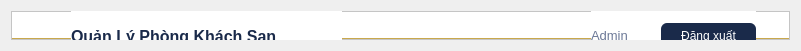
        <widget class="QWidget" name="verticalLayoutWidget">
         <property name="geometry">
          <rect>
           <x>0</x>
           <y>0</y>
           <width>801</width>
           <height>51</height>
          </rect>
         </property>
         <layout class="QVBoxLayout" name="verticalLayout">
          <item>
           <widget class="QFrame" name="Header">
            <property name="baseSize">
             <size>
              <width>0</width>
              <height>60</height>
             </size>
            </property>
            <property name="styleSheet">
             <string notr="true">background-color: #FFFFFF;
  border-bottom: 2px solid #C9A84C;</string>
            </property>
            <property name="frameShape">
             <enum>QFrame::StyledPanel</enum>
            </property>
            <property name="frameShadow">
             <enum>QFrame::Raised</enum>
            </property>
            <widget class="QWidget" name="horizontalLayoutWidget_3">
             <property name="geometry">
              <rect>
               <x>60</x>
               <y>0</y>
               <width>271</width>
               <height>51</height>
              </rect>
             </property>
             <layout class="QHBoxLayout" name="horizontalLayout_3">
              <item>
               <widget class="QLabel" name="label_2">
                <property name="font">
                 <font>
                  <pointsize>-1</pointsize>
                  <weight>75</weight>
                  <bold>true</bold>
                 </font>
                </property>
                <property name="styleSheet">
                 <string notr="true">color: #1A2A4A;
  font-size: 16px;
  font-weight: bold;</string>
                </property>
                <property name="text">
                 <string>Quản Lý Phòng Khách Sạn</string>
                </property>
               </widget>
              </item>
             </layout>
            </widget>
            <widget class="QLabel" name="label_3">
             <property name="geometry">
              <rect>
               <x>580</x>
               <y>0</y>
               <width>71</width>
               <height>49</height>
              </rect>
             </property>
             <property name="font">
              <font>
               <pointsize>-1</pointsize>
              </font>
             </property>
             <property name="styleSheet">
              <string notr="true">color: #6B7896;
  font-size: 13px;</string>
             </property>
             <property name="text">
              <string>Admin</string>
             </property>
            </widget>
            <widget class="QWidget" name="horizontalLayoutWidget_4">
             <property name="geometry">
              <rect>
               <x>650</x>
               <y>0</y>
               <width>95</width>
               <height>51</height>
              </rect>
             </property>
             <layout class="QHBoxLayout" name="horizontalLayout_4">
              <item>
               <widget class="QPushButton" name="Btnlog">
                <property name="styleSheet">
                 <string notr="true">QPushButton {
  background-color: #1A2A4A;
  color: #FFFFFF;
  border: none;
  border-radius: 6px;
  padding: 6px 16px;
  font-size: 12px;
}
QPushButton:hover {
  background-color: #C9A84C;
  color: #1A2A4A;
}</string>
                </property>
                <property name="text">
                 <string>Đăng xuất</string>
                </property>
               </widget>
              </item>
             </layout>
            </widget>
           </widget>
          </item>
         </layout>
        </widget>
